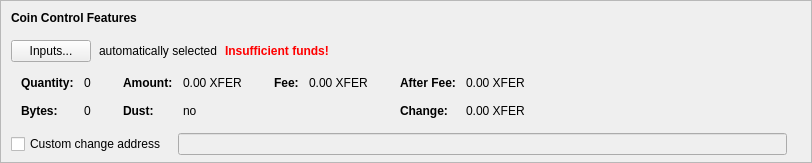
      <widget class="QFrame" name="frameCoinControl">
       <property name="sizePolicy">
        <sizepolicy hsizetype="Expanding" vsizetype="Fixed">
         <horstretch>0</horstretch>
         <verstretch>0</verstretch>
        </sizepolicy>
       </property>
       <property name="maximumSize">
        <size>
         <width>16777215</width>
         <height>16777215</height>
        </size>
       </property>
       <property name="frameShape">
        <enum>QFrame::StyledPanel</enum>
       </property>
       <property name="frameShadow">
        <enum>QFrame::Sunken</enum>
       </property>
       <layout class="QVBoxLayout" name="verticalLayoutCoinControl2">
        <property name="spacing">
         <number>0</number>
        </property>
        <property name="leftMargin">
         <number>0</number>
        </property>
        <property name="topMargin">
         <number>0</number>
        </property>
        <property name="rightMargin">
         <number>0</number>
        </property>
        <property name="bottomMargin">
         <number>6</number>
        </property>
        <item>
         <layout class="QVBoxLayout" name="verticalLayoutCoinControl" stretch="0,0,0,0,0">
          <property name="spacing">
           <number>0</number>
          </property>
          <property name="leftMargin">
           <number>10</number>
          </property>
          <property name="topMargin">
           <number>10</number>
          </property>
          <item>
           <layout class="QHBoxLayout" name="horizontalLayoutCoinControl1">
            <property name="bottomMargin">
             <number>15</number>
            </property>
            <item>
             <widget class="QLabel" name="labelCoinControlFeatures">
              <property name="sizePolicy">
               <sizepolicy hsizetype="Preferred" vsizetype="Maximum">
                <horstretch>0</horstretch>
                <verstretch>0</verstretch>
               </sizepolicy>
              </property>
              <property name="font">
               <font>
                <weight>75</weight>
                <bold>true</bold>
               </font>
              </property>
              <property name="styleSheet">
               <string notr="true">font-weight:bold;</string>
              </property>
              <property name="text">
               <string>Coin Control Features</string>
              </property>
             </widget>
            </item>
           </layout>
          </item>
          <item>
           <layout class="QHBoxLayout" name="horizontalLayoutCoinControl2" stretch="0,0,0,0">
            <property name="spacing">
             <number>8</number>
            </property>
            <property name="bottomMargin">
             <number>10</number>
            </property>
            <item>
             <widget class="QPushButton" name="pushButtonCoinControl">
              <property name="styleSheet">
               <string notr="true"/>
              </property>
              <property name="text">
               <string>Inputs...</string>
              </property>
              <property name="autoDefault">
               <bool>false</bool>
              </property>
             </widget>
            </item>
            <item>
             <widget class="QLabel" name="labelCoinControlAutomaticallySelected">
              <property name="text">
               <string>automatically selected</string>
              </property>
              <property name="margin">
               <number>5</number>
              </property>
             </widget>
            </item>
            <item>
             <widget class="QLabel" name="labelCoinControlInsuffFunds">
              <property name="font">
               <font>
                <weight>75</weight>
                <bold>true</bold>
               </font>
              </property>
              <property name="styleSheet">
               <string notr="true">color:red;font-weight:bold;</string>
              </property>
              <property name="text">
               <string>Insufficient funds!</string>
              </property>
              <property name="margin">
               <number>5</number>
              </property>
             </widget>
            </item>
            <item>
             <spacer name="horizontalSpacerCoinControl">
              <property name="orientation">
               <enum>Qt::Horizontal</enum>
              </property>
              <property name="sizeHint" stdset="0">
               <size>
                <width>40</width>
                <height>1</height>
               </size>
              </property>
             </spacer>
            </item>
           </layout>
          </item>
          <item>
           <widget class="QWidget" name="widgetCoinControl" native="true">
            <property name="sizePolicy">
             <sizepolicy hsizetype="Preferred" vsizetype="Preferred">
              <horstretch>0</horstretch>
              <verstretch>0</verstretch>
             </sizepolicy>
            </property>
            <property name="minimumSize">
             <size>
              <width>0</width>
              <height>0</height>
             </size>
            </property>
            <property name="styleSheet">
             <string notr="true"/>
            </property>
            <layout class="QHBoxLayout" name="horizontalLayoutCoinControl5">
             <property name="leftMargin">
              <number>0</number>
             </property>
             <property name="topMargin">
              <number>0</number>
             </property>
             <property name="rightMargin">
              <number>0</number>
             </property>
             <property name="bottomMargin">
              <number>0</number>
             </property>
             <item>
              <layout class="QHBoxLayout" name="horizontalLayoutCoinControl3" stretch="0,0,0,1">
               <property name="spacing">
                <number>20</number>
               </property>
               <property name="topMargin">
                <number>0</number>
               </property>
               <property name="bottomMargin">
                <number>10</number>
               </property>
               <item>
                <layout class="QFormLayout" name="formLayoutCoinControl1">
                 <property name="horizontalSpacing">
                  <number>10</number>
                 </property>
                 <property name="verticalSpacing">
                  <number>14</number>
                 </property>
                 <property name="leftMargin">
                  <number>10</number>
                 </property>
                 <property name="topMargin">
                  <number>4</number>
                 </property>
                 <property name="rightMargin">
                  <number>6</number>
                 </property>
                 <item row="0" column="0">
                  <widget class="QLabel" name="labelCoinControlQuantityText">
                   <property name="font">
                    <font>
                     <weight>75</weight>
                     <bold>true</bold>
                    </font>
                   </property>
                   <property name="text">
                    <string>Quantity:</string>
                   </property>
                   <property name="margin">
                    <number>0</number>
                   </property>
                  </widget>
                 </item>
                 <item row="0" column="1">
                  <widget class="QLabel" name="labelCoinControlQuantity">
                   <property name="cursor">
                    <cursorShape>IBeamCursor</cursorShape>
                   </property>
                   <property name="contextMenuPolicy">
                    <enum>Qt::ActionsContextMenu</enum>
                   </property>
                   <property name="text">
                    <string notr="true">0</string>
                   </property>
                   <property name="margin">
                    <number>0</number>
                   </property>
                   <property name="textInteractionFlags">
                    <set>Qt::LinksAccessibleByMouse|Qt::TextSelectableByKeyboard|Qt::TextSelectableByMouse</set>
                   </property>
                  </widget>
                 </item>
                 <item row="1" column="0">
                  <widget class="QLabel" name="labelCoinControlBytesText">
                   <property name="font">
                    <font>
                     <weight>75</weight>
                     <bold>true</bold>
                    </font>
                   </property>
                   <property name="text">
                    <string>Bytes:</string>
                   </property>
                  </widget>
                 </item>
                 <item row="1" column="1">
                  <widget class="QLabel" name="labelCoinControlBytes">
                   <property name="cursor">
                    <cursorShape>IBeamCursor</cursorShape>
                   </property>
                   <property name="contextMenuPolicy">
                    <enum>Qt::ActionsContextMenu</enum>
                   </property>
                   <property name="text">
                    <string notr="true">0</string>
                   </property>
                   <property name="textInteractionFlags">
                    <set>Qt::LinksAccessibleByMouse|Qt::TextSelectableByKeyboard|Qt::TextSelectableByMouse</set>
                   </property>
                  </widget>
                 </item>
                </layout>
               </item>
               <item>
                <layout class="QFormLayout" name="formLayoutCoinControl2">
                 <property name="horizontalSpacing">
                  <number>10</number>
                 </property>
                 <property name="verticalSpacing">
                  <number>14</number>
                 </property>
                 <property name="leftMargin">
                  <number>6</number>
                 </property>
                 <property name="topMargin">
                  <number>4</number>
                 </property>
                 <property name="rightMargin">
                  <number>6</number>
                 </property>
                 <item row="0" column="0">
                  <widget class="QLabel" name="labelCoinControlAmountText">
                   <property name="font">
                    <font>
                     <weight>75</weight>
                     <bold>true</bold>
                    </font>
                   </property>
                   <property name="text">
                    <string>Amount:</string>
                   </property>
                   <property name="margin">
                    <number>0</number>
                   </property>
                  </widget>
                 </item>
                 <item row="0" column="1">
                  <widget class="QLabel" name="labelCoinControlAmount">
                   <property name="cursor">
                    <cursorShape>IBeamCursor</cursorShape>
                   </property>
                   <property name="contextMenuPolicy">
                    <enum>Qt::ActionsContextMenu</enum>
                   </property>
                   <property name="text">
                    <string notr="true">0.00 XFER</string>
                   </property>
                   <property name="textInteractionFlags">
                    <set>Qt::LinksAccessibleByMouse|Qt::TextSelectableByKeyboard|Qt::TextSelectableByMouse</set>
                   </property>
                  </widget>
                 </item>
                 <item row="1" column="0">
                  <widget class="QLabel" name="labelCoinControlLowOutputText">
                   <property name="font">
                    <font>
                     <weight>75</weight>
                     <bold>true</bold>
                    </font>
                   </property>
                   <property name="text">
                    <string>Dust:</string>
                   </property>
                  </widget>
                 </item>
                 <item row="1" column="1">
                  <widget class="QLabel" name="labelCoinControlLowOutput">
                   <property name="cursor">
                    <cursorShape>IBeamCursor</cursorShape>
                   </property>
                   <property name="contextMenuPolicy">
                    <enum>Qt::ActionsContextMenu</enum>
                   </property>
                   <property name="text">
                    <string notr="true">no</string>
                   </property>
                   <property name="textInteractionFlags">
                    <set>Qt::LinksAccessibleByMouse|Qt::TextSelectableByKeyboard|Qt::TextSelectableByMouse</set>
                   </property>
                  </widget>
                 </item>
                </layout>
               </item>
               <item>
                <layout class="QFormLayout" name="formLayoutCoinControl3">
                 <property name="horizontalSpacing">
                  <number>10</number>
                 </property>
                 <property name="verticalSpacing">
                  <number>14</number>
                 </property>
                 <property name="leftMargin">
                  <number>6</number>
                 </property>
                 <property name="topMargin">
                  <number>4</number>
                 </property>
                 <property name="rightMargin">
                  <number>6</number>
                 </property>
                 <item row="0" column="0">
                  <widget class="QLabel" name="labelCoinControlFeeText">
                   <property name="font">
                    <font>
                     <weight>75</weight>
                     <bold>true</bold>
                    </font>
                   </property>
                   <property name="text">
                    <string>Fee:</string>
                   </property>
                   <property name="margin">
                    <number>0</number>
                   </property>
                  </widget>
                 </item>
                 <item row="0" column="1">
                  <widget class="QLabel" name="labelCoinControlFee">
                   <property name="cursor">
                    <cursorShape>IBeamCursor</cursorShape>
                   </property>
                   <property name="contextMenuPolicy">
                    <enum>Qt::ActionsContextMenu</enum>
                   </property>
                   <property name="text">
                    <string notr="true">0.00 XFER</string>
                   </property>
                   <property name="textInteractionFlags">
                    <set>Qt::LinksAccessibleByMouse|Qt::TextSelectableByKeyboard|Qt::TextSelectableByMouse</set>
                   </property>
                  </widget>
                 </item>
                </layout>
               </item>
               <item>
                <layout class="QFormLayout" name="formLayoutCoinControl4">
                 <property name="horizontalSpacing">
                  <number>10</number>
                 </property>
                 <property name="verticalSpacing">
                  <number>14</number>
                 </property>
                 <property name="leftMargin">
                  <number>6</number>
                 </property>
                 <property name="topMargin">
                  <number>4</number>
                 </property>
                 <property name="rightMargin">
                  <number>6</number>
                 </property>
                 <item row="0" column="0">
                  <widget class="QLabel" name="labelCoinControlAfterFeeText">
                   <property name="font">
                    <font>
                     <weight>75</weight>
                     <bold>true</bold>
                    </font>
                   </property>
                   <property name="text">
                    <string>After Fee:</string>
                   </property>
                   <property name="margin">
                    <number>0</number>
                   </property>
                  </widget>
                 </item>
                 <item row="0" column="1">
                  <widget class="QLabel" name="labelCoinControlAfterFee">
                   <property name="cursor">
                    <cursorShape>IBeamCursor</cursorShape>
                   </property>
                   <property name="contextMenuPolicy">
                    <enum>Qt::ActionsContextMenu</enum>
                   </property>
                   <property name="text">
                    <string notr="true">0.00 XFER</string>
                   </property>
                   <property name="textInteractionFlags">
                    <set>Qt::LinksAccessibleByMouse|Qt::TextSelectableByKeyboard|Qt::TextSelectableByMouse</set>
                   </property>
                  </widget>
                 </item>
                 <item row="1" column="0">
                  <widget class="QLabel" name="labelCoinControlChangeText">
                   <property name="font">
                    <font>
                     <weight>75</weight>
                     <bold>true</bold>
                    </font>
                   </property>
                   <property name="text">
                    <string>Change:</string>
                   </property>
                  </widget>
                 </item>
                 <item row="1" column="1">
                  <widget class="QLabel" name="labelCoinControlChange">
                   <property name="cursor">
                    <cursorShape>IBeamCursor</cursorShape>
                   </property>
                   <property name="contextMenuPolicy">
                    <enum>Qt::ActionsContextMenu</enum>
                   </property>
                   <property name="text">
                    <string notr="true">0.00 XFER</string>
                   </property>
                   <property name="textInteractionFlags">
                    <set>Qt::LinksAccessibleByMouse|Qt::TextSelectableByKeyboard|Qt::TextSelectableByMouse</set>
                   </property>
                  </widget>
                 </item>
                </layout>
               </item>
              </layout>
             </item>
            </layout>
           </widget>
          </item>
          <item>
           <layout class="QHBoxLayout" name="horizontalLayoutCoinControl4" stretch="0,0,0">
            <property name="spacing">
             <number>12</number>
            </property>
            <property name="sizeConstraint">
             <enum>QLayout::SetDefaultConstraint</enum>
            </property>
            <property name="topMargin">
             <number>5</number>
            </property>
            <property name="rightMargin">
             <number>5</number>
            </property>
            <item>
             <widget class="QCheckBox" name="checkBoxCoinControlChange">
              <property name="toolTip">
               <string>If this is activated, but the change address is empty or invalid, change will be sent to a newly generated address.</string>
              </property>
              <property name="text">
               <string>Custom change address</string>
              </property>
             </widget>
            </item>
            <item>
             <widget class="QValidatedLineEdit" name="lineEditCoinControlChange">
              <property name="enabled">
               <bool>false</bool>
              </property>
              <property name="sizePolicy">
               <sizepolicy hsizetype="Expanding" vsizetype="Fixed">
                <horstretch>0</horstretch>
                <verstretch>0</verstretch>
               </sizepolicy>
              </property>
             </widget>
            </item>
            <item>
             <widget class="QLabel" name="labelCoinControlChangeLabel">
              <property name="sizePolicy">
               <sizepolicy hsizetype="Preferred" vsizetype="Expanding">
                <horstretch>0</horstretch>
                <verstretch>0</verstretch>
               </sizepolicy>
              </property>
              <property name="minimumSize">
               <size>
                <width>0</width>
                <height>0</height>
               </size>
              </property>
              <property name="text">
               <string/>
              </property>
              <property name="margin">
               <number>3</number>
              </property>
             </widget>
            </item>
           </layout>
          </item>
          <item>
           <spacer name="verticalSpacerCoinControl">
            <property name="orientation">
             <enum>Qt::Vertical</enum>
            </property>
            <property name="sizeHint" stdset="0">
             <size>
              <width>800</width>
              <height>1</height>
             </size>
            </property>
           </spacer>
          </item>
         </layout>
        </item>
       </layout>
      </widget>
